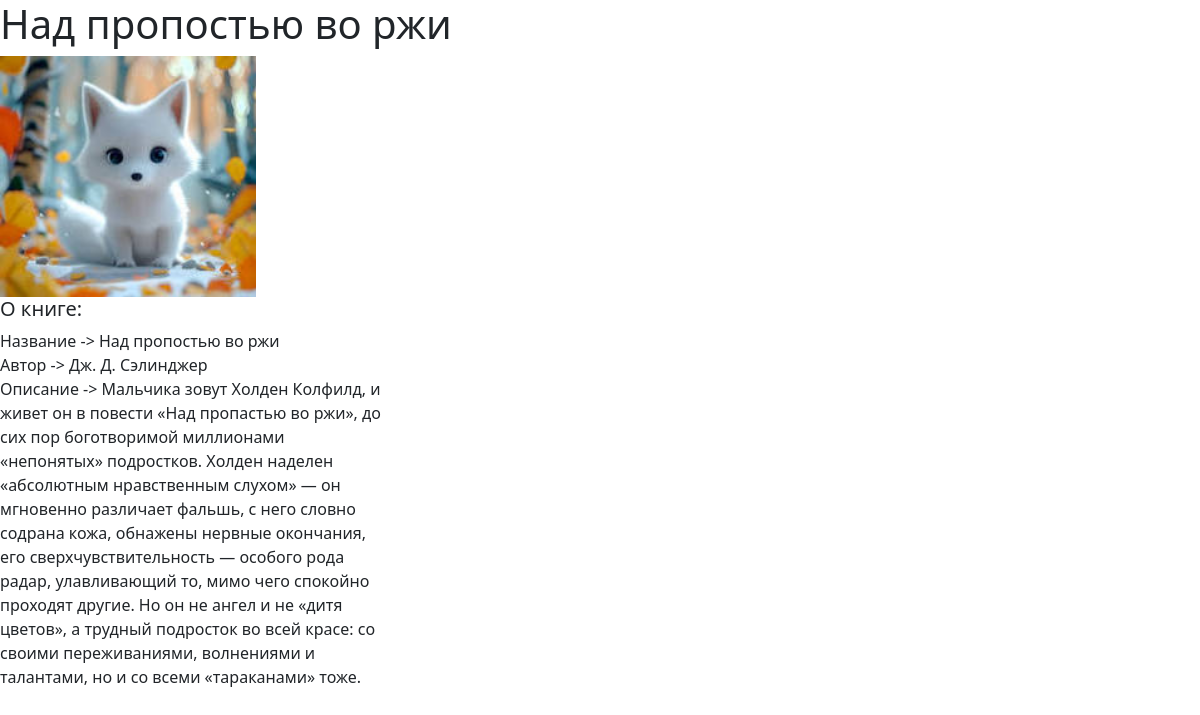
Page /about/4 on the committed database.
### books/models.py (models this page shows)
class Project(models.Model):
    title = models.CharField(max_length=150)
    description = models.TextField()
    technology = models.CharField(max_length=20)
    image = models.FileField(upload_to='image/')

### books/views.py (the view)
# urls.py: path('<int:pk>', views.project_detail, name='project_detail'),
def project_detail(request, pk):
    project = Project.objects.get(pk=pk)
    context = {
        'project': project
    }
    return render(request, 'project_detail.html', context)

### books/templates/project_detail.html
{% extends "base.html" %}
{% load static %}
{% block page_content %}
<h1>{{ project.title }}</h1>
<div class="row">
    <div class="col-md-4">
        <div class="col-md-8">
            <img src="{% static project.image %}" alt="" width="100%">
        </div>
        <h5>О книге: </h5>
        <p>
            Название -> {{ project.title }}
            <br>Автор -> {{ project.technology }}<br>Описание -> {{ project.description }}</p>
        <br>
    </div>
</div>
{% endblock %}

### rows in the picture
Project: image (picture), title "Над пропостью во ржи", technology "Дж. Д. Сэлинджер", description "Мальчика зовут Холден Колфилд, и живет он в повести «Над пропастью во ржи», до сих пор боготворимой миллионами «непонятых» подростков. Холден наделен «абсолютным нравственным слухом» — он мгновенно различает фальшь, с него словно содрана кожа, обнажены нервные окончания, его сверхчувствительность — особого рода радар, улавливающий то, мимо чего спокойно проходят другие. Но он не ангел и не «дитя цветов», а трудный подросток во всей красе: со своими переживаниями, волнениями и талантами, но и со всеми «тараканами» тоже."
